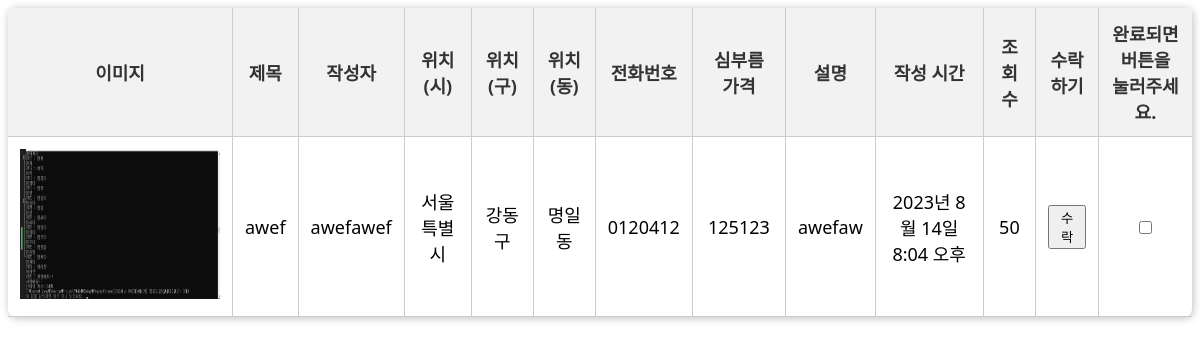
Page /auth/board/detail/1/ on the earlier database version.
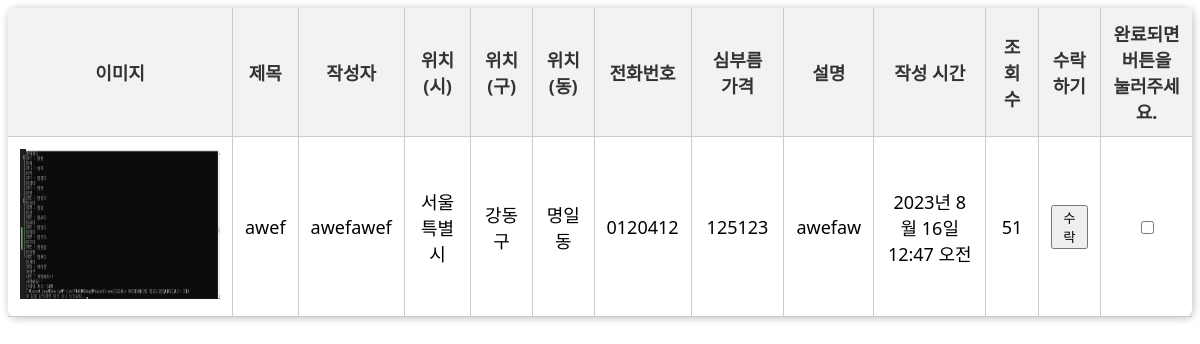
Same page on the later database version.
### board/models.py (models this page shows, shortened)
class Board(models.Model):
    board_nickname = models.CharField(max_length=20, verbose_name='고객 닉네임')
    board_location_si = models.CharField(max_length=60, verbose_name='고객 위치(시)', default='거래 희망 장소(시)를 입력해주세요')
    board_location_gu = models.CharField(max_length=60, verbose_name='고객 위치(구)', default='거래 희망 장소(구)를 입력해주세요')
    board_location_dong = models.CharField(max_length=60, verbose_name='고객 위치(동)', default='거래 희망 장소(동)를 입력해주세요')
    board_number = models.CharField(max_length=15, verbose_name='고객님 전화번호')
    board_image = models.ImageField(null=True, upload_to='images/')
    board_content = models.TextField(verbose_name='내용')
    money = models.TextField(verbose_name='심부름 가격')
    title = models.CharField(max_length=64, verbose_name='글 제목')
    board_category = models.CharField(max_length=32, default='카테고리 등록해주세요', verbose_name='카테고리')
    board_write_dttm = models.DateTimeField(auto_now_add=True, verbose_name='글 작성시간')
    board_update_dttm = models.DateTimeField(auto_now=True, verbose_name='마지막 수정일')
    view_count = models.PositiveIntegerField(default=0, verbose_name='조회수')
    class Meta:
        db_table = 'Board'
        verbose_name = '게시판'
        verbose_name_plural = '게시판'

### board/views.py (the view)
# urls.py: path('detail/<int:pk>/', board_detail, name='board_detail'),
def board_detail(request, pk):
    board = get_object_or_404(Board, id=pk)
    board.view_count += 1
    context = {
        'board_image' : board.board_image,
        'title' : board.title,
        'board_nickname' : board.board_nickname,
        'board_location_si' : board.board_location_si,
        'board_location_gu' : board.board_location_gu,
        'board_location_dong' : board.board_location_dong,
        'board_number' : board.board_number,
        'board_content' : board.board_content,
        'money' : board.money,
        'board_write_dttm' : board.board_write_dttm,
        'view_count' : board.view_count,
    }
    return render(request, 'board/board_detail.html', context)

### templates/board/board_detail.html (shortened to what this page needs)
<!DOCTYPE html>
<html lang="ko">
<head>
</head>
<body>
  <table>
    <tr>
      <th>이미지</th>
      <th>제목</th>
      <th>작성자</th>
      <th>위치(시)</th>
      <th>위치(구)</th>
      <th>위치(동)</th>
      <th>전화번호</th>
      <th>심부름 가격</th>
      <th>설명</th>
      <th>작성 시간</th>
      <th>조회수</th>
      <th>수락하기</th>
      <th>완료되면 버튼을 눌러주세요.</th>
    </tr>
    <tr>
      <td><img src="{{ board_image.url }}" alt="이미지" width="200px" height="150px" /></td>
      <td>{{title}}</td>
      <td>{{board_nickname}}</td>
      <td>{{board_location_si}}</td>
      <td>{{board_location_gu}}</td>
      <td>{{board_location_dong}}</td>
      <td>{{board_number}}</td>
      <td>{{money}}</td>
      <td>{{board_content}}</td>
      <td>{{board_write_dttm}}</td>
      <td>{{view_count}}</td>
      <td>
        <a onclick="alert('사용자와 연락하여 진행하십시오.');" ><button>수락</button></a>
    </td>
    <td>
      <input type="checkbox" id="cbox" name="cbox">
  </td>
    </tr>
  </table>
</body>
</html>

Differences in the rows shown:
changed Board "awef": board_write_dttm "2023년 8월 14일 8:04 오후" → "2023년 8월 16일 12:47 오전"
Other differences:
{{ view_count }}: "50" → "51"
